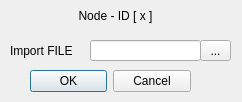
<?xml version="1.0" encoding="UTF-8"?>
<ui version="4.0">
 <class>Dialog</class>
 <widget class="QDialog" name="Dialog">
  <property name="geometry">
   <rect>
    <x>0</x>
    <y>0</y>
    <width>242</width>
    <height>102</height>
   </rect>
  </property>
  <property name="windowTitle">
   <string>Dialog</string>
  </property>
  <widget class="QWidget" name="widget" native="true">
   <property name="geometry">
    <rect>
     <x>0</x>
     <y>0</y>
     <width>241</width>
     <height>101</height>
    </rect>
   </property>
   <widget class="QWidget" name="verticalLayoutWidget">
    <property name="geometry">
     <rect>
      <x>0</x>
      <y>0</y>
      <width>231</width>
      <height>31</height>
     </rect>
    </property>
    <layout class="QVBoxLayout" name="verticalLayout">
     <item>
      <widget class="QLabel" name="label">
       <property name="text">
        <string>Node - ID [ x ]</string>
       </property>
       <property name="alignment">
        <set>Qt::AlignCenter</set>
       </property>
      </widget>
     </item>
    </layout>
   </widget>
   <widget class="QDialogButtonBox" name="buttonBox">
    <property name="geometry">
     <rect>
      <x>30</x>
      <y>70</y>
      <width>161</width>
      <height>23</height>
     </rect>
    </property>
    <property name="standardButtons">
     <set>QDialogButtonBox::Cancel|QDialogButtonBox::Ok</set>
    </property>
   </widget>
   <widget class="QWidget" name="verticalLayoutWidget_2">
    <property name="geometry">
     <rect>
      <x>10</x>
      <y>40</y>
      <width>71</width>
      <height>21</height>
     </rect>
    </property>
    <layout class="QVBoxLayout" name="verticalLayout_2">
     <item>
      <widget class="QLabel" name="label_2">
       <property name="text">
        <string>Import FILE</string>
       </property>
      </widget>
     </item>
    </layout>
   </widget>
   <widget class="QWidget" name="verticalLayoutWidget_3">
    <property name="geometry">
     <rect>
      <x>90</x>
      <y>40</y>
      <width>111</width>
      <height>21</height>
     </rect>
    </property>
    <layout class="QVBoxLayout" name="verticalLayout_3">
     <item>
      <widget class="QLineEdit" name="lineEdit"/>
     </item>
    </layout>
   </widget>
   <widget class="QToolButton" name="toolButton">
    <property name="geometry">
     <rect>
      <x>200</x>
      <y>40</y>
      <width>31</width>
      <height>21</height>
     </rect>
    </property>
    <property name="text">
     <string>...</string>
    </property>
   </widget>
  </widget>
 </widget>
 <resources/>
 <connections/>
</ui>
